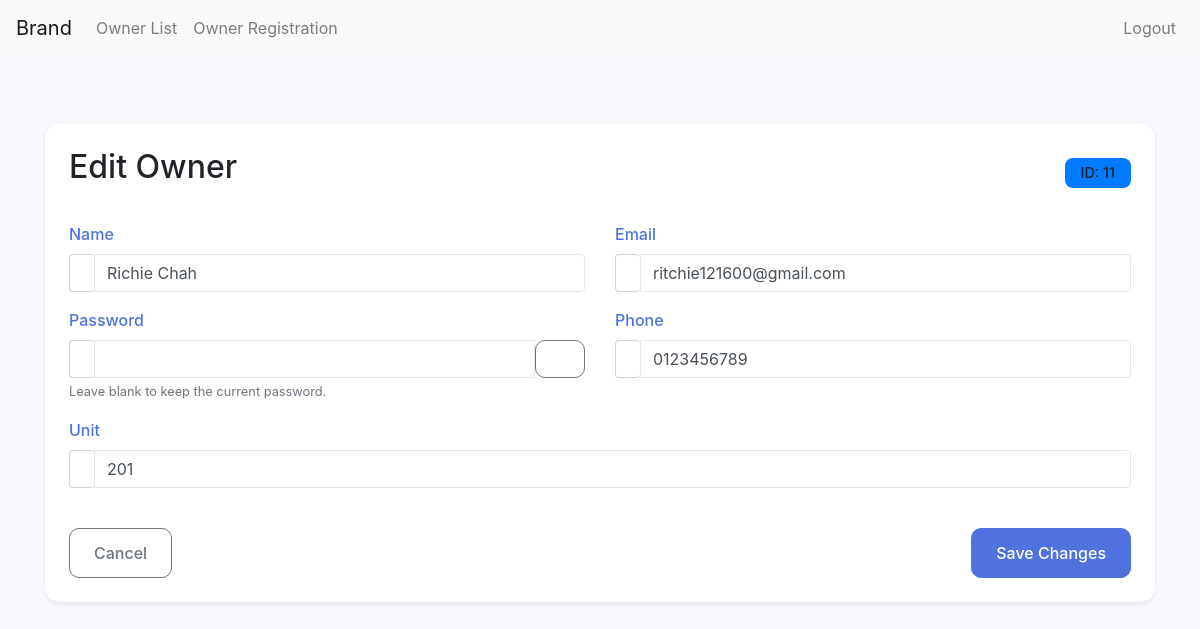
Page /admin/edit_owner.php?id=11 on the committed database.
### tables this page shows
CREATE TABLE `users` (
  `id` int(11) NOT NULL,
  `name` varchar(255) NOT NULL,
  `email` varchar(255) NOT NULL,
  `password` varchar(255) NOT NULL,
  `unit` varchar(255) DEFAULT NULL,
  `phone` varchar(255) DEFAULT NULL
);

### db.php (called while the page is built, shortened)
<?php
class Database {
    private $conn;
    public function __construct() {
        $server = "localhost";
        $username = "root";
        $password = "";
        $database = "visitor_system";
        $this->conn = mysqli_connect($server, $username, $password, $database);
    }
    public function getConnection() {
        return $this->conn;
    }
}

### OwnerController.php (called while the page is built, shortened)
<?php
include_once 'db.php';
class OwnerController {
    private $conn;
    public function __construct() {
        $db = new Database();
        $this->conn = $db->getConnection();
    }
    public function GetOwnerById($id) {
        $stmt = $this->conn->prepare("SELECT * FROM users WHERE id = ?");
        $stmt->bind_param("i", $id);
        $stmt->execute();
        $result = $stmt->get_result();
        $owner = $result->fetch_assoc();
        return $owner;
    }
}

### admin/edit_owner.php (the view, shortened to what this page needs)
<?php
include_once '../db.php';
include_once '../OwnerController.php';
if ($_SERVER['REQUEST_METHOD'] === 'POST') {
    $id = $_POST['id'];
    $name = $_POST['name'];
    $email = $_POST['email'];
    $password = $_POST['password'];
    $unit = $_POST['unit'];
    $phone = $_POST['phone'];
    $ownerController = new OwnerController();
    $result = $ownerController->OwenrModify($name, $email, $password, $unit, $phone, $id);
    if ($result) {
        header('Location: owner.php?msg=Owner updated successfully');
        exit;
    } else {
        $error = "Error updating owner.";
    }
} else {
    $id = $_GET['id'] ?? null;
    $ownerController = new OwnerController();
    $owner = $ownerController->GetOwnerById($id);
}
?>
<?php include_once('header.php'); ?>
<div class="edit-wrapper">
    <div class="container mt-5">
        <div class="card shadow-sm">
            <div class="card-body p-4">
                <div class="d-flex justify-content-between align-items-center mb-4">
                    <h2 class="card-title">
                        <i class="fas fa-user-edit me-2"></i>Edit Owner
                    </h2>
                    <span class="badge bg-primary">ID: <?php echo $owner['id']; ?></span>
                </div>
                <form action="edit_owner.php" method="POST" class="needs-validation" novalidate>
                    <div class="row g-3">
                        <div class="col-md-6">
                            <div class="form-group mb-3">
                                <label for="name">Name</label>
                                <div class="input-group">
                                    <span class="input-group-text"><i class="fas fa-user"></i></span>
                                    <input type="text" class="form-control" id="name" name="name"
                                           value="<?php echo htmlspecialchars($owner['name']); ?>" required>
                                </div>
                            </div>
                        </div>
                        <div class="col-md-6">
                            <div class="form-group mb-3">
                                <label for="email">Email</label>
                                <div class="input-group">
                                    <span class="input-group-text"><i class="fas fa-envelope"></i></span>
                                    <input type="email" class="form-control" id="email" name="email"
                                           value="<?php echo htmlspecialchars($owner['email']); ?>" required>
                                </div>
                            </div>
                        </div>
                        <div class="col-md-6">
                            <div class="form-group mb-3">
                                <label for="password">Password</label>
                                <div class="input-group">
                                    <span class="input-group-text"><i class="fas fa-lock"></i></span>
                                    <input type="password" class="form-control" id="password" name="password">
                                    <button class="btn btn-outline-secondary" type="button" onclick="togglePassword()">
                                    </button>
                                </div>
                                <small class="form-text text-muted">Leave blank to keep the current password.</small>
                            </div>
                        </div>
                        <div class="col-md-6">
                            <div class="form-group mb-3">
                                <label for="phone">Phone</label>
                                <div class="input-group">
                                    <span class="input-group-text"><i class="fas fa-phone"></i></span>
                                    <input type="text" class="form-control" id="phone" name="phone"
                                           value="<?php echo htmlspecialchars($owner['phone']); ?>" required>
                                </div>
                            </div>
                        </div>
                        <div class="col-md-12">
                            <div class="form-group mb-3">
                                <label for="unit">Unit</label>
                                <div class="input-group">
                                    <span class="input-group-text"><i class="fas fa-building"></i></span>
                                    <input type="text" class="form-control" id="unit" name="unit"
                                           value="<?php echo htmlspecialchars($owner['unit']); ?>" required>
                                </div>
                            </div>
                        </div>
                    </div>
                    <div class="d-flex justify-content-between mt-4">
                        <a href="owner.php" class="btn btn-outline-secondary">
                            <i class="fas fa-arrow-left me-2"></i>Cancel
                        </a>
                        <button type="submit" class="btn btn-primary">
                            <i class="fas fa-save me-2"></i>Save Changes
                        </button>
                    </div>
                </form>
            </div>
        </div>
    </div>
</div>
<?php include_once('../footer.php'); ?>

### admin/edit_owner.php (style rules this page uses)
.edit-wrapper { background: #f8f9fc; min-height: calc(100vh - 60px); padding: 20px; }
.card { border: none; border-radius: 15px; transition: all 0.3s ease; }
.form-group label { font-weight: 500; color: #4e73df; margin-bottom: 0.5rem; }
.input-group-text { background: transparent; border-right: none; color: #6c757d; }
.form-control { border-left: none; border: 1px solid #e3e6f0; padding: 0.75rem; transition: all 0.3s ease; }
.btn { padding: 0.75rem 1.5rem; border-radius: 10px; font-weight: 500; transition: all 0.3s ease; }
.btn-primary { background: #4e73df; border-color: #4e73df; }
.badge { padding: 0.5rem 1rem; border-radius: 8px; font-weight: 500; font-size: 0.9rem; }

### rows in the picture
users: id "11", name "Richie Chah", email "ritchie121600@gmail.com", phone "0123456789", unit "201"
